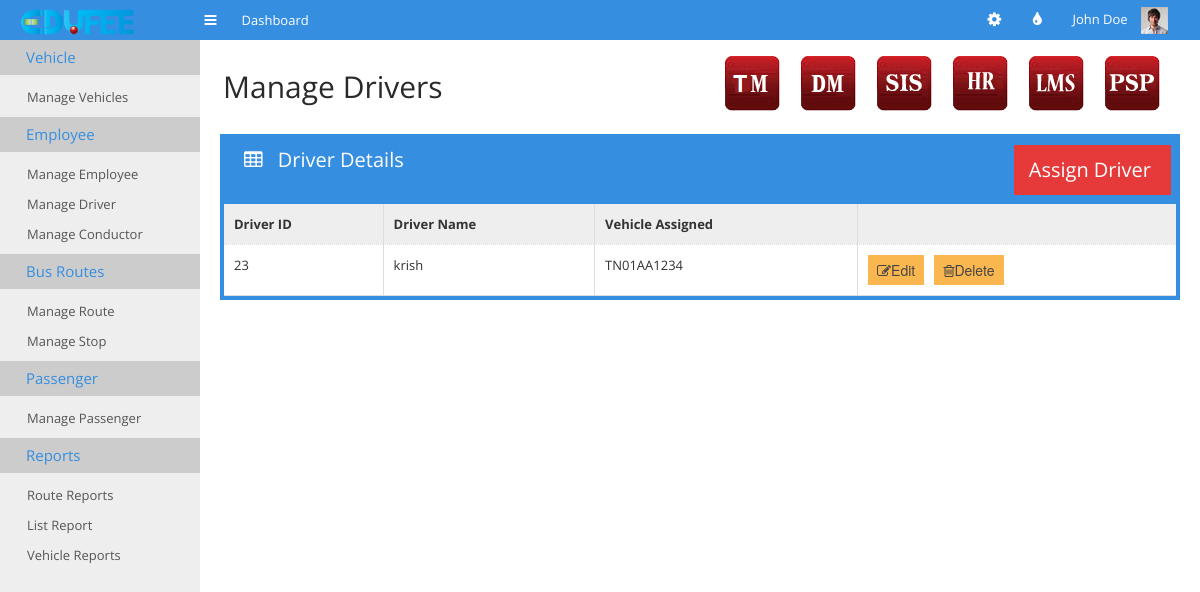
/tm-manage-driver.php, run on an earlier commit of the app's database.
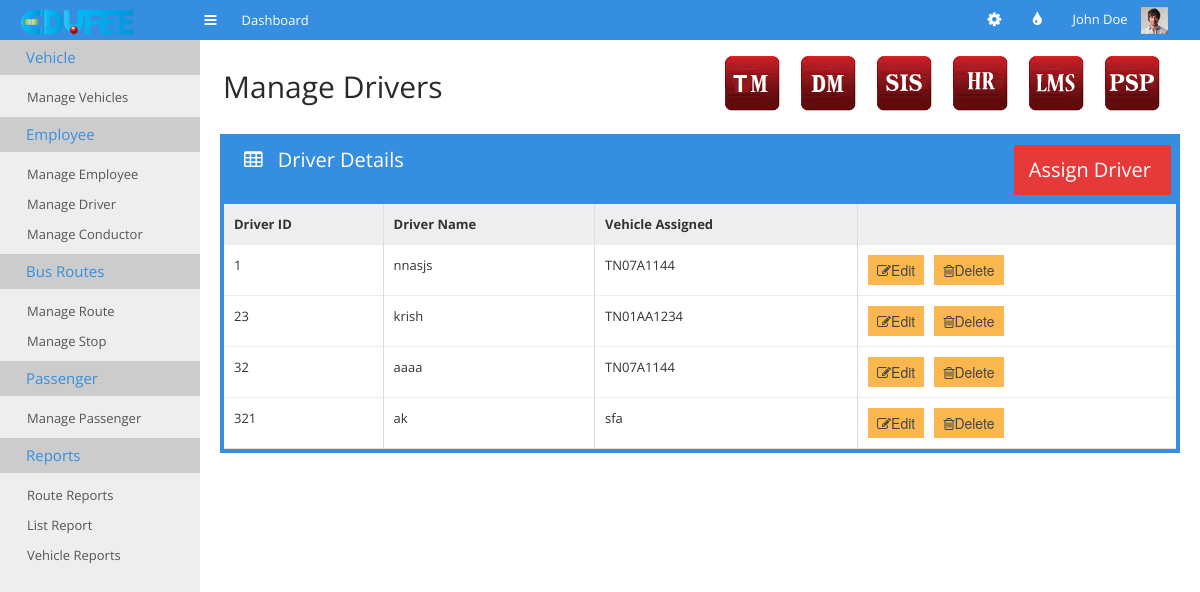
And on a later commit of the database.
### tables this page shows
CREATE TABLE IF NOT EXISTS `tm_employee` (
  `id` int(11) NOT NULL,
  `role` text,
  `name` text,
  `license_number` text,
  `expiry` date DEFAULT NULL,
  `employee_status` text,
  `verification` text,
  `vehicle` text,
  PRIMARY KEY (`id`)
);

### tm-manage-driver.php (the view, shortened to what the changed rows need)
<!doctype html>
<html>
<head>
    <link rel="stylesheet" href="css/bootstrap.min.css">
    <link rel="stylesheet" href="css/bootstrap-responsive.min.css">
    <link rel="stylesheet" href="css/plugins/jquery-ui/smoothness/jquery-ui.css">
    <link rel="stylesheet" href="css/plugins/jquery-ui/smoothness/jquery.ui.theme.css">
    <link rel="stylesheet" href="css/style.css">
    <link rel="stylesheet" href="css/themes.css">
</head>
<body>
<div class="container-fluid" id="content">
    <div id="main">
        <div class="container-fluid">
            <div class="page-header">
                <div class="pull-left">
                    <h1>Manage Drivers</h1>
                </div>
            </div>
            <div class="row-fluid">
                <div class="span12">
                    <div class="box box-color box-bordered">
                        <div class="box-content nopadding">
                            <table class="table table-hover table-nomargin table-bordered">
                                <thead>
                                <tr>
                                    <th>Driver ID</th>
                                    <th>Driver Name</th>
                                    <th class='hidden-350'>Vehicle Assigned</th>
                                    <th></th>
                                </tr>
                                </thead>
                                <tbody>
                                <?php
                                require_once "datas.php";
                                $dbconnection = connectSQL($dbdetails);
                                if(mysqli_connect_errno())
                                {
                                    echo "db_connection_fail";
                                }
                                else
                                {
                                    $sql="select * from tm_employee WHERE (role='driver' or role='dirverconductor') and not vehicle is NULL ";
                                    $result=mysqli_query($dbconnection,$sql);
                                    while($row=mysqli_fetch_array($result))
                                    {
                                        echo '<tr><td>'.$row['id'].'</td><td>'.$row['name'].'</td><td class="hidden-350">'
                                            .$row['vehicle'].'</td><td><button class="edit btn btn-warning" value="'.$row['id']
                                            .'"><i class="icon-edit"></i>Edit</button><span>&nbsp&nbsp</span>
                                            <button class="delete btn btn-warning" value="'.$row['id']."`".$row['vehicle']
                                            .'"><i class="icon-trash"></i>Delete</button></td></tr>';
                                    }
                                }
                                ?>
                                </tbody>
                            </table>
                        </div>
                    </div>
                </div>
            </div>
        </div>
    </div>
</body>
</html>

What changed in the data, as far as the page shows it:
added tm_employee: id "1", name "nnasjs", vehicle "TN07A1144"
added tm_employee: id "32", name "aaaa", vehicle "TN07A1144"
added tm_employee: id "321", name "ak", vehicle "sfa"
